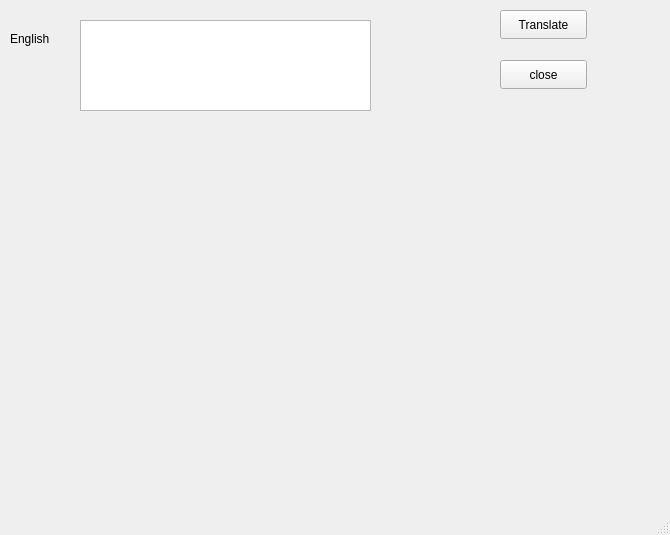
<?xml version="1.0" encoding="UTF-8"?>
<ui version="4.0">
 <class>MainWindow</class>
 <widget class="QMainWindow" name="MainWindow">
  <property name="geometry">
   <rect>
    <x>0</x>
    <y>0</y>
    <width>670</width>
    <height>535</height>
   </rect>
  </property>
  <property name="windowTitle">
   <string>Sign Language translator</string>
  </property>
  <widget class="QWidget" name="centralwidget">
   <widget class="QLabel" name="image">
    <property name="geometry">
     <rect>
      <x>10</x>
      <y>200</y>
      <width>641</width>
      <height>291</height>
     </rect>
    </property>
    <property name="text">
     <string/>
    </property>
    <property name="pixmap">
     <pixmap>../sign_language_converter_python/signs/all_alphabets.jpg</pixmap>
    </property>
    <property name="scaledContents">
     <bool>true</bool>
    </property>
   </widget>
   <widget class="QTextEdit" name="iuy">
    <property name="geometry">
     <rect>
      <x>80</x>
      <y>20</y>
      <width>291</width>
      <height>91</height>
     </rect>
    </property>
   </widget>
   <widget class="QLabel" name="label">
    <property name="geometry">
     <rect>
      <x>10</x>
      <y>30</y>
      <width>54</width>
      <height>17</height>
     </rect>
    </property>
    <property name="text">
     <string>English</string>
    </property>
   </widget>
   <widget class="QPushButton" name="translate">
    <property name="geometry">
     <rect>
      <x>500</x>
      <y>10</y>
      <width>87</width>
      <height>29</height>
     </rect>
    </property>
    <property name="cursor">
     <cursorShape>PointingHandCursor</cursorShape>
    </property>
    <property name="text">
     <string>Translate</string>
    </property>
   </widget>
   <widget class="QPushButton" name="cls">
    <property name="geometry">
     <rect>
      <x>500</x>
      <y>60</y>
      <width>87</width>
      <height>29</height>
     </rect>
    </property>
    <property name="text">
     <string>close</string>
    </property>
   </widget>
  </widget>
  <widget class="QMenuBar" name="menubar">
   <property name="geometry">
    <rect>
     <x>0</x>
     <y>0</y>
     <width>670</width>
     <height>23</height>
    </rect>
   </property>
  </widget>
  <widget class="QStatusBar" name="statusbar"/>
 </widget>
 <resources/>
 <connections/>
</ui>
